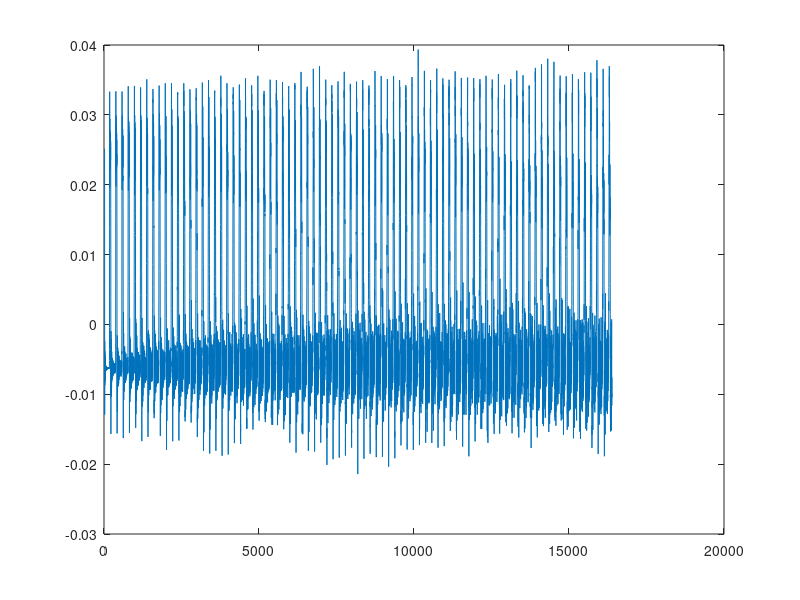

Write MATLAB code to recreate this figure. (Note: this script raises an error after producing the figure.)
clear all
clf

M = 1;   % Set mass of the string
L = 1;   % Set length of the string
r = 25;  % Set friction coefficient
f = 41.2; % Set frequency of the string: set to E
T = (2*f*L)^2*M;  % Compute the tension to get the desired frequency
wavespeed = sqrt(T/M);
N = 200;
dx = L/(N-1);
x = 0:dx:L;
nskip = ceil(2*wavespeed/(8192*dx));   
% nskip parameter to  set time step within desired limit. Put in a factor
% of 2 just for safety. Try setting it to factor less than 1, and print
% out the wave

dt = 1/(nskip*8192); % Set time step
H = zeros(1,N); % Create H array
V = zeros(1,N); % Create V array

% set initial conditions
x1 = 0.2*L;
j = 2:N-1; % Create an array of internal indices

% Set initial H for string plucking.
for i=1:N
    if(x(i)<x1)
        H(i) = x(i)/x1;
    else
        H(i) = (L-x(i))/(L-x1);
    end
end

% Loop over all time steps
tmax = 2;
clockmax = ceil(tmax/dt);
count = 0;
S = zeros(1,clockmax/nskip);
for clock=1:clockmax
    V(j) = V(j) + dt/dx^2*(T/M)*(H(j-1)-2*H(j)+H(j+1));% - dt*r/M*V(j); % Update velocity at all internal coordinates
    H(j) = H(j) + dt*V(j); % Update height
    if(mod(clock,nskip)== 0)
        count = count+1;
        S(count) = H(2); 
    end
end

plot(S);
disp(Note(S, 8192));
delete('note.wav');
audiowrite('note.wav',S,44000);